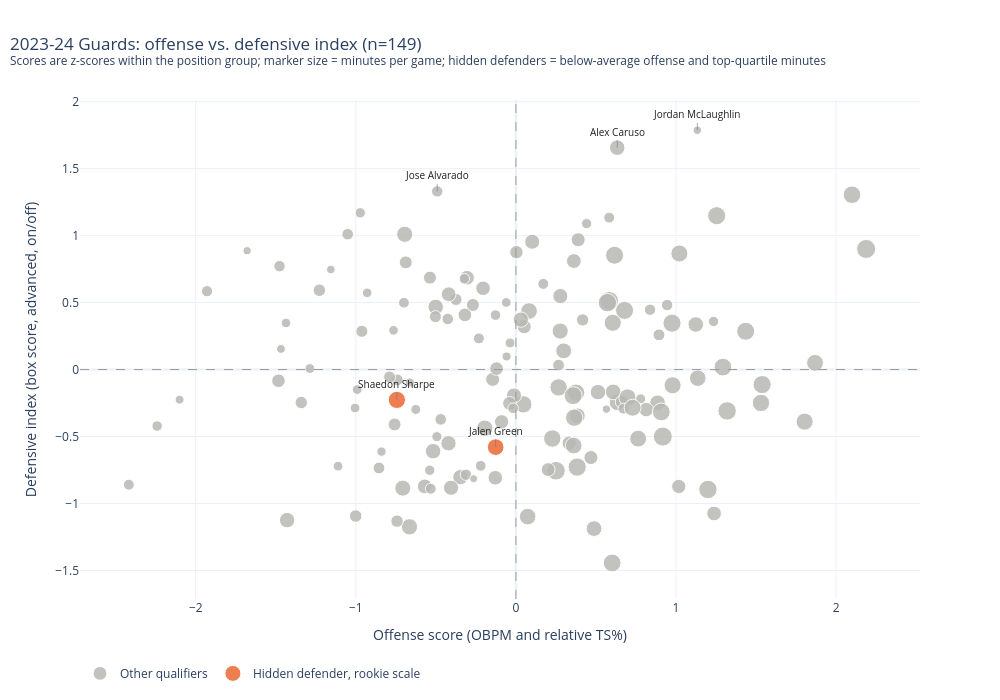
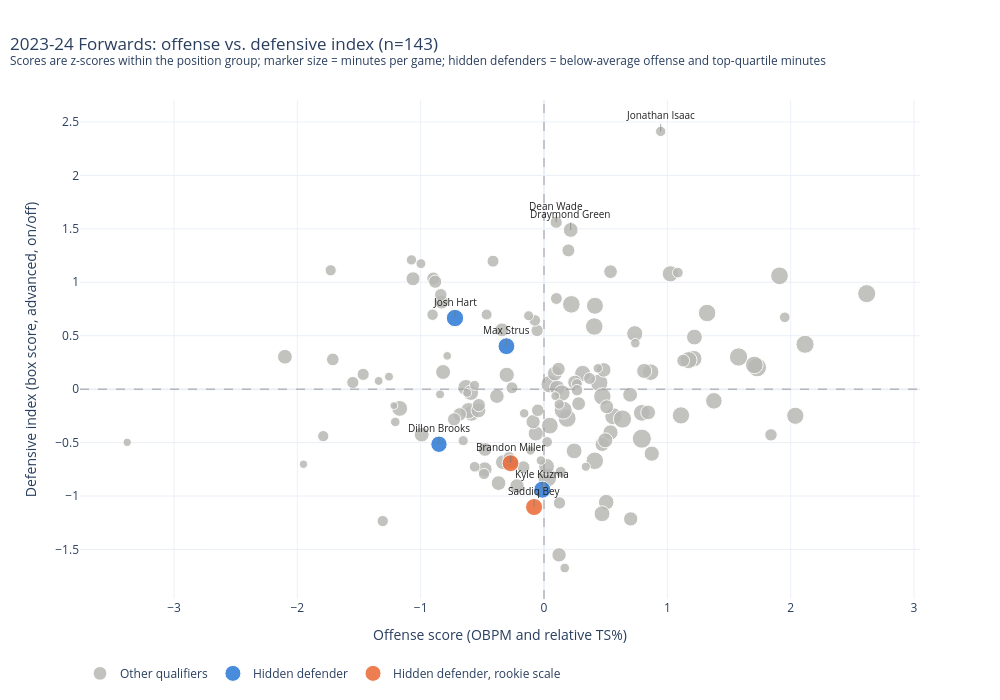

Write notebook code for charts like these, in order.
### Markdown cell above
### Offense vs. defense

### Code cell
for group in ['G', 'F', 'C']:
    plot_offense_defense(frames[2024], group).show()

### Figure 1 — Plotly figure (JSON) as saved in the notebook; plotly's stock layout.template omitted (floating-point values rounded to 4 significant figures; data arrays with more than 128 entries replaced by an {"elided": "..."} marker saying what was removed)
{"data": [{"customdata": {"elided": "147x10 mixed values"}, "hovertemplate": "<b>%{customdata[0]}</b> (%{customdata[1]}, %{customdata[2]})<br>%{customdata[3]:.1f} MPG · NBA season #%{customdata[4]}<br>Defense index %{y:+.2f} (group pctile %{customdata[5]:.0f})<br>Box score %{customdata[6]:+.2f} · Advanced %{customdata[7]:+.2f} · On/off %{customdata[8]:+.2f}<br>DRtg on-off %{customdata[9]:+.1f}<br>Offense score %{x:+.2f}<extra></extra>", "marker": {"color": "#b8b8b4", "line": {"color": "white", "width": 1}, "opacity": 0.85, "size": {"elided": "147 float values"}}, "mode": "markers", "name": "Other qualifiers", "type": "scatter", "x": {"elided": "147 float values"}, "y": {"elided": "147 float values"}}, {"customdata": [], "hovertemplate": "<b>%{customdata[0]}</b> (%{customdata[1]}, %{customdata[2]})<br>%{customdata[3]:.1f} MPG · NBA season #%{customdata[4]}<br>Defense index %{y:+.2f} (group pctile %{customdata[5]:.0f})<br>Box score %{customdata[6]:+.2f} · Advanced %{customdata[7]:+.2f} · On/off %{customdata[8]:+.2f}<br>DRtg on-off %{customdata[9]:+.1f}<br>Offense score %{x:+.2f}<extra></extra>", "marker": {"color": "#2a78d6", "line": {"color": "white", "width": 1}, "opacity": 0.85, "size": []}, "mode": "markers", "name": "Hidden defender", "type": "scatter", "x": [], "y": []}, {"customdata": [["Jalen Green", "HOU", "SG", 31.7, 3, 20.13, -0.1045, 0.1977, -1.831, 6.8], ["Shaedon Sharpe", "POR", "SG", 33.1, 2, 41.61, -0.06433, -0.6661, 0.05093, 0.1]], "hovertemplate": "<b>%{customdata[0]}</b> (%{customdata[1]}, %{customdata[2]})<br>%{customdata[3]:.1f} MPG · NBA season #%{customdata[4]}<br>Defense index %{y:+.2f} (group pctile %{customdata[5]:.0f})<br>Box score %{customdata[6]:+.2f} · Advanced %{customdata[7]:+.2f} · On/off %{customdata[8]:+.2f}<br>DRtg on-off %{customdata[9]:+.1f}<br>Offense score %{x:+.2f}<extra></extra>", "marker": {"color": "#eb6834", "line": {"color": "white", "width": 1}, "opacity": 0.85, "size": [16.68, 17.24]}, "mode": "markers", "name": "Hidden defender, rookie scale", "type": "scatter", "x": [-0.1265, -0.7435], "y": [-0.5793, -0.2265]}], "layout": {"annotations": [{"arrowcolor": "#777777", "arrowhead": 0, "arrowwidth": 0.6, "ax": 0, "ay": -16, "font": {"color": "#222222", "size": 10}, "showarrow": true, "text": "Shaedon Sharpe", "x": -0.7435, "y": -0.2265}, {"arrowcolor": "#777777", "arrowhead": 0, "arrowwidth": 0.6, "ax": 0, "ay": -16, "font": {"color": "#222222", "size": 10}, "showarrow": true, "text": "Jalen Green", "x": -0.1265, "y": -0.5793}, {"arrowcolor": "#777777", "arrowhead": 0, "arrowwidth": 0.6, "ax": 0, "ay": -16, "font": {"color": "#222222", "size": 10}, "showarrow": true, "text": "Jordan McLaughlin", "x": 1.133, "y": 1.787}, {"arrowcolor": "#777777", "arrowhead": 0, "arrowwidth": 0.6, "ax": 0, "ay": -16, "font": {"color": "#222222", "size": 10}, "showarrow": true, "text": "Alex Caruso", "x": 0.6328, "y": 1.657}, {"arrowcolor": "#777777", "arrowhead": 0, "arrowwidth": 0.6, "ax": 0, "ay": -16, "font": {"color": "#222222", "size": 10}, "showarrow": true, "text": "Jose Alvarado", "x": -0.4919, "y": 1.33}], "height": 700, "hoverlabel": {"bgcolor": "white"}, "legend": {"orientation": "h", "x": 0, "y": -0.12}, "shapes": [{"line": {"color": "#9a9a9a", "dash": "dash", "width": 1}, "type": "line", "x0": 0, "x1": 1, "xref": "x domain", "y0": 0, "y1": 0, "yref": "y"}, {"line": {"color": "#9a9a9a", "dash": "dash", "width": 1}, "type": "line", "x0": 0, "x1": 0, "xref": "x", "y0": 0, "y1": 1, "yref": "y domain"}], "title": {"text": "2023-24 Guards: offense vs. defensive index (n=149)<br><sup>Scores are z-scores within the position group; marker size = minutes per game; hidden defenders = below-average offense and top-quartile minutes</sup>", "x": 0.01}, "width": 1000, "xaxis": {"title": {"text": "Offense score (OBPM and relative TS%)"}}, "yaxis": {"title": {"text": "Defensive index (box score, advanced, on/off)"}}}}

### Figure 2 — Plotly figure (JSON) as saved in the notebook; plotly's stock layout.template omitted (floating-point values rounded to 4 significant figures; data arrays with more than 128 entries replaced by an {"elided": "..."} marker saying what was removed)
{"data": [{"customdata": {"elided": "137x10 mixed values"}, "hovertemplate": "<b>%{customdata[0]}</b> (%{customdata[1]}, %{customdata[2]})<br>%{customdata[3]:.1f} MPG · NBA season #%{customdata[4]}<br>Defense index %{y:+.2f} (group pctile %{customdata[5]:.0f})<br>Box score %{customdata[6]:+.2f} · Advanced %{customdata[7]:+.2f} · On/off %{customdata[8]:+.2f}<br>DRtg on-off %{customdata[9]:+.1f}<br>Offense score %{x:+.2f}<extra></extra>", "marker": {"color": "#b8b8b4", "line": {"color": "white", "width": 1}, "opacity": 0.85, "size": {"elided": "137 float values"}}, "mode": "markers", "name": "Other qualifiers", "type": "scatter", "x": {"elided": "137 float values"}, "y": {"elided": "137 float values"}}, {"customdata": [["Josh Hart", "NYK", "SF", 33.4, 7, 81.82, 0.04181, 1.009, 0.9454, -3.6], ["Kyle Kuzma", "WAS", "PF", 32.6, 7, 6.294, -0.2203, -1.344, -1.256, 5.2], ["Max Strus", "CLE", "SF", 32.0, 5, 75.52, -0.129, 0.4888, 0.8453, -3.2], ["Dillon Brooks", "HOU", "SF", 30.9, 7, 22.38, -0.4208, -0.1451, -0.981, 4.1]], "hovertemplate": "<b>%{customdata[0]}</b> (%{customdata[1]}, %{customdata[2]})<br>%{customdata[3]:.1f} MPG · NBA season #%{customdata[4]}<br>Defense index %{y:+.2f} (group pctile %{customdata[5]:.0f})<br>Box score %{customdata[6]:+.2f} · Advanced %{customdata[7]:+.2f} · On/off %{customdata[8]:+.2f}<br>DRtg on-off %{customdata[9]:+.1f}<br>Offense score %{x:+.2f}<extra></extra>", "marker": {"color": "#2a78d6", "line": {"color": "white", "width": 1}, "opacity": 0.85, "size": [17.36, 17.04, 16.8, 16.36]}, "mode": "markers", "name": "Hidden defender", "type": "scatter", "x": [-0.7217, -0.0135, -0.3046, -0.8518], "y": [0.6655, -0.9403, 0.4017, -0.5156]}, {"customdata": [["Brandon Miller", "CHO", "SF", 32.2, 1, 14.69, -0.07307, -1.5, -0.5056, 2.2], ["Saddiq Bey", "ATL", "SF", 32.7, 4, 4.196, -0.7368, -1.691, -0.8809, 3.7]], "hovertemplate": "<b>%{customdata[0]}</b> (%{customdata[1]}, %{customdata[2]})<br>%{customdata[3]:.1f} MPG · NBA season #%{customdata[4]}<br>Defense index %{y:+.2f} (group pctile %{customdata[5]:.0f})<br>Box score %{customdata[6]:+.2f} · Advanced %{customdata[7]:+.2f} · On/off %{customdata[8]:+.2f}<br>DRtg on-off %{customdata[9]:+.1f}<br>Offense score %{x:+.2f}<extra></extra>", "marker": {"color": "#eb6834", "line": {"color": "white", "width": 1}, "opacity": 0.85, "size": [16.88, 17.08]}, "mode": "markers", "name": "Hidden defender, rookie scale", "type": "scatter", "x": [-0.2712, -0.08029], "y": [-0.6928, -1.103]}], "layout": {"annotations": [{"arrowcolor": "#777777", "arrowhead": 0, "arrowwidth": 0.6, "ax": 0, "ay": -16, "font": {"color": "#222222", "size": 10}, "showarrow": true, "text": "Josh Hart", "x": -0.7217, "y": 0.6655}, {"arrowcolor": "#777777", "arrowhead": 0, "arrowwidth": 0.6, "ax": 0, "ay": -16, "font": {"color": "#222222", "size": 10}, "showarrow": true, "text": "Max Strus", "x": -0.3046, "y": 0.4017}, {"arrowcolor": "#777777", "arrowhead": 0, "arrowwidth": 0.6, "ax": 0, "ay": -16, "font": {"color": "#222222", "size": 10}, "showarrow": true, "text": "Dillon Brooks", "x": -0.8518, "y": -0.5156}, {"arrowcolor": "#777777", "arrowhead": 0, "arrowwidth": 0.6, "ax": 0, "ay": -16, "font": {"color": "#222222", "size": 10}, "showarrow": true, "text": "Brandon Miller", "x": -0.2712, "y": -0.6928}, {"arrowcolor": "#777777", "arrowhead": 0, "arrowwidth": 0.6, "ax": 0, "ay": -16, "font": {"color": "#222222", "size": 10}, "showarrow": true, "text": "Kyle Kuzma", "x": -0.0135, "y": -0.9403}, {"arrowcolor": "#777777", "arrowhead": 0, "arrowwidth": 0.6, "ax": 0, "ay": -16, "font": {"color": "#222222", "size": 10}, "showarrow": true, "text": "Saddiq Bey", "x": -0.08029, "y": -1.103}, {"arrowcolor": "#777777", "arrowhead": 0, "arrowwidth": 0.6, "ax": 0, "ay": -16, "font": {"color": "#222222", "size": 10}, "showarrow": true, "text": "Jonathan Isaac", "x": 0.9461, "y": 2.412}, {"arrowcolor": "#777777", "arrowhead": 0, "arrowwidth": 0.6, "ax": 0, "ay": -16, "font": {"color": "#222222", "size": 10}, "showarrow": true, "text": "Dean Wade", "x": 0.09878, "y": 1.561}, {"arrowcolor": "#777777", "arrowhead": 0, "arrowwidth": 0.6, "ax": 0, "ay": -16, "font": {"color": "#222222", "size": 10}, "showarrow": true, "text": "Draymond Green", "x": 0.2165, "y": 1.49}], "height": 700, "hoverlabel": {"bgcolor": "white"}, "legend": {"orientation": "h", "x": 0, "y": -0.12}, "shapes": [{"line": {"color": "#9a9a9a", "dash": "dash", "width": 1}, "type": "line", "x0": 0, "x1": 1, "xref": "x domain", "y0": 0, "y1": 0, "yref": "y"}, {"line": {"color": "#9a9a9a", "dash": "dash", "width": 1}, "type": "line", "x0": 0, "x1": 0, "xref": "x", "y0": 0, "y1": 1, "yref": "y domain"}], "title": {"text": "2023-24 Forwards: offense vs. defensive index (n=143)<br><sup>Scores are z-scores within the position group; marker size = minutes per game; hidden defenders = below-average offense and top-quartile minutes</sup>", "x": 0.01}, "width": 1000, "xaxis": {"title": {"text": "Offense score (OBPM and relative TS%)"}}, "yaxis": {"title": {"text": "Defensive index (box score, advanced, on/off)"}}}}
